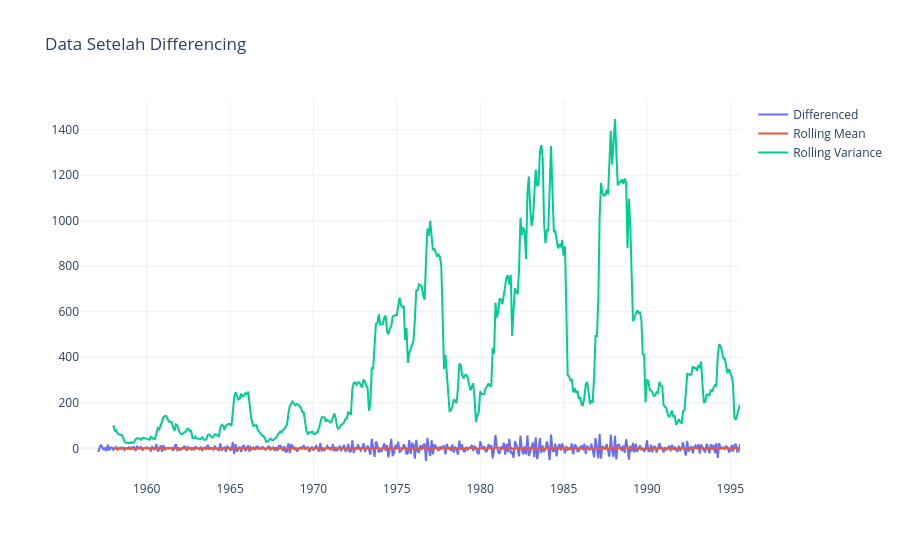

The notebook cell saved with this chart:
### Markdown cell above
Data **tidak stasioner**, karena:

1. **Trend**
   Pada plot rolling mean (garis merah) terlihat **kecenderungan naik** seiring waktu—artinya rata-rata jendela 12-bulan berubah, bukan konstan.

2. **Variance yang berubah**
   Plot rolling variance (garis hijau) juga **meningkat** secara bertahap (dan fluktuasinya makin besar di tahun-tahun akhir), sehingga varians dalam jendela bergulir tidak stabil.

> **Kesimpulan:** Karena baik mean maupun variance tidak konstan, data belum memenuhi syarat stasioner.

---

## Teknik untuk membuat data menjadi stasioner

**1. Differencing (Pengambilan selisih)**

* **First-order differencing**:

  $$
    y'_t = y_t - y_{t-1}
  $$

  Ini akan menghilangkan komponen trend linier.
* **Seasonal differencing** (jika masih ada pola musiman):

  $$
    y''_t = y_t - y_{t-s}
  $$

  dengan $s=12$ untuk data bulanan agar menghilangkan pola musiman tahunan.

**2. Contoh penerapan di Pandas**

### Code cell
# First-order differencing
diff1 = df['Monthly soda production'].diff()

# Seasonal differencing (periode 12)
diff_seasonal = df['Monthly soda production'].diff(12)

# Gabungan: seasonal lalu first-order
diff_both = diff_seasonal.diff()

# Cek ulang rolling mean & variance
rm = diff_both.rolling(window=12).mean()
rv = diff_both.rolling(window=12).var()

import plotly.graph_objects as go
fig = go.Figure()
fig.add_trace(go.Scatter(x=diff_both.index, y=diff_both, name='Differenced'))
fig.add_trace(go.Scatter(x=rm.index, y=rm, name='Rolling Mean'))
fig.add_trace(go.Scatter(x=rv.index, y=rv, name='Rolling Variance'))
fig.update_layout(title='Data Setelah Differencing', template='plotly_white')
fig.show()

### Figure 1 — Plotly figure (JSON) as saved in the notebook; plotly's stock layout.template omitted (floating-point values rounded to 4 significant figures; data arrays with more than 128 entries replaced by an {"elided": "..."} marker saying what was removed)
{"data": [{"name": "Differenced", "type": "scatter", "x": {"elided": "476 str values"}, "y": {"elided": "476 float values"}}, {"name": "Rolling Mean", "type": "scatter", "x": {"elided": "476 str values"}, "y": {"elided": "476 float values"}}, {"name": "Rolling Variance", "type": "scatter", "x": {"elided": "476 str values"}, "y": {"elided": "476 float values"}}], "layout": {"title": {"text": "Data Setelah Differencing"}}}
